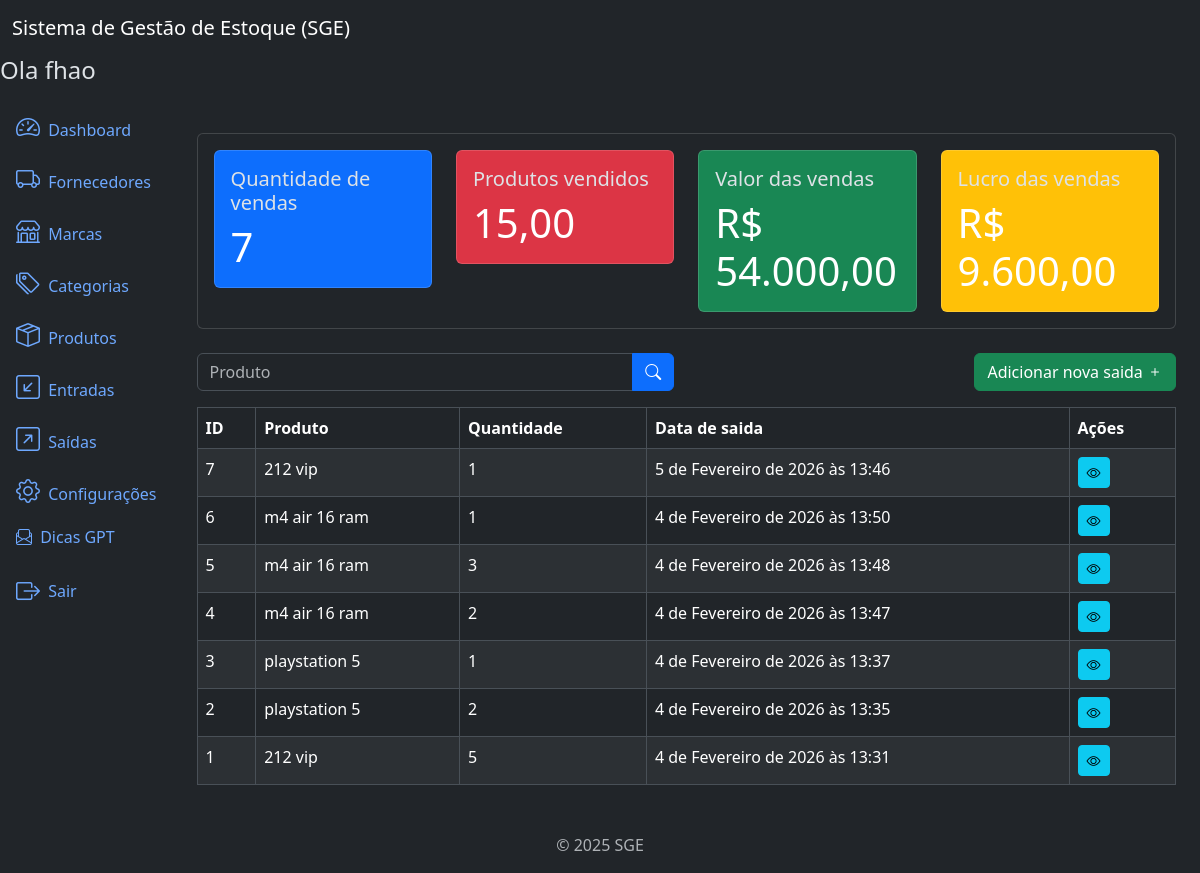
/outflows/ (signed in), run on an earlier commit of the app's database.
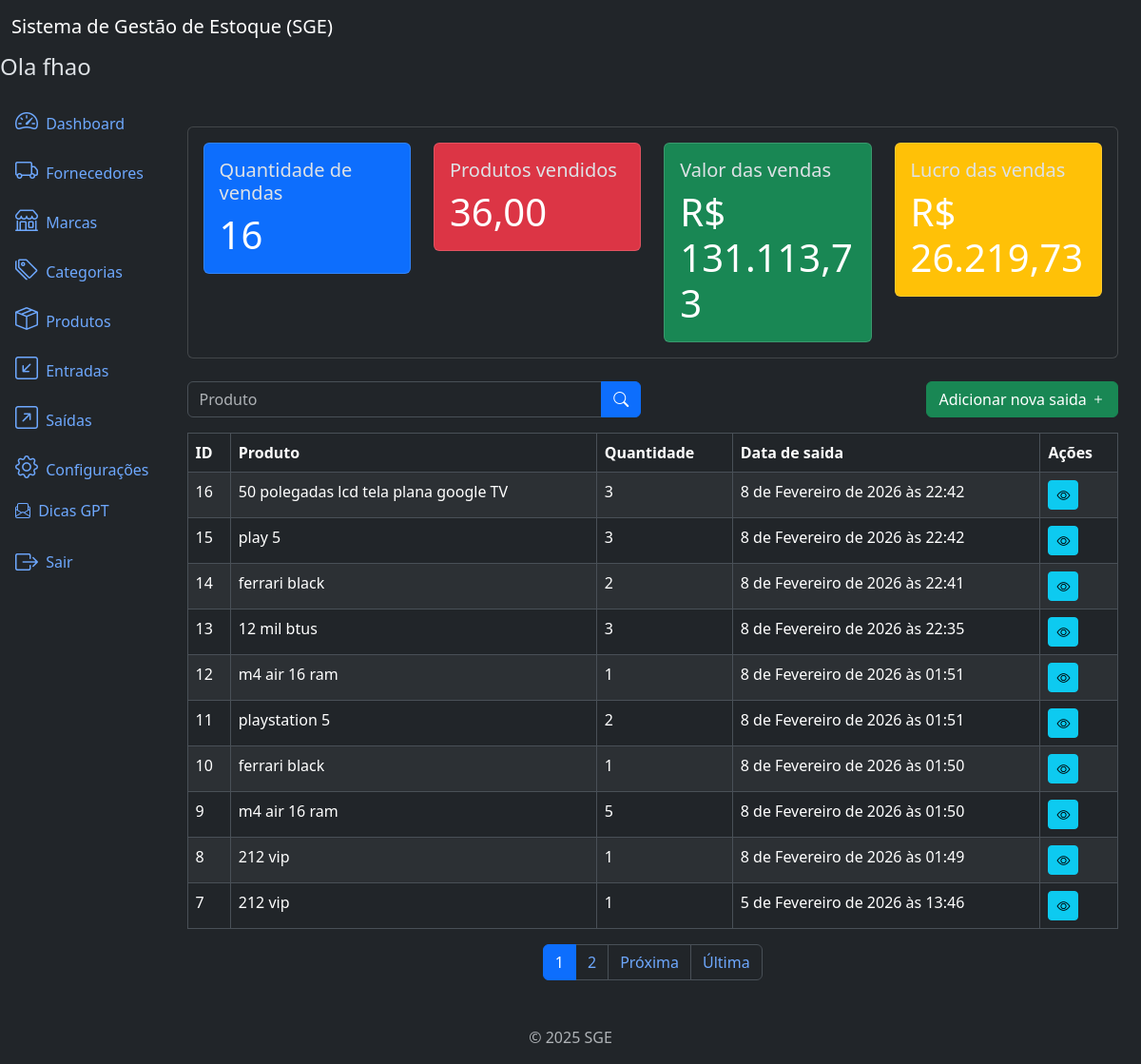
And on a later commit of the database.
### outflows/models.py (models this page shows, shortened)
class Outflow(models.Model):
    product = models.ForeignKey(
        Product,
        on_delete=models.PROTECT,
        related_name='outflows'
    )
    quantity = models.IntegerField(
        default=0,
    )
    description = models.TextField(
        blank=True,
        null=True,
    )
    created_at = models.DateTimeField(
        auto_now_add=True,
    )
    updated_at = models.DateTimeField(
        auto_now=True,
    )
    class Meta:
        ordering = ('-updated_at',)

### products/models.py (models this page shows)
class Product(models.Model):
    title = models.CharField(
        max_length=500
    )
    brand = models.ForeignKey(
        Brand,
        on_delete=models.PROTECT,
        related_name='products'
    )
    category = models.ForeignKey(
        Category,
        on_delete=models.PROTECT,
        related_name='products'
    )
    description = models.TextField(
        blank=True,
        null=True,
    )
    serie_number = models.CharField(
        max_length=200,
        blank=True,
        null=True,
    )
    cost_price = models.DecimalField(
        max_digits=20,
        decimal_places=2,
    )  # preço de custo
    selling_price = models.DecimalField(
        max_digits=20,
        decimal_places=2,
    )  # preço vendido
    quantity = models.IntegerField(
        default=0,
    )
    created_at = models.DateTimeField(
        auto_now_add=True,
    )
    updated_at = models.DateTimeField(
        auto_now=True
    )
    class Meta:
        ordering = ['title']
    def __str__(self):
        return self.title

### outflows/views.py (the view)
# urls.py: path('outflows/', views.OutflowListView.as_view(), name='outflow_list'),
class OutflowListView(LoginRequiredMixin, PermissionRequiredMixin, ListView):
    model = models.Outflow
    template_name = 'outflow_list.html'
    context_object_name = 'outflows'
    paginate_by = 10
    permission_required = 'outflows.view_outflow'
    def get_queryset(self):
        queryset = super().get_queryset()
        product = self.request.GET.get('product')
        if product:
            queryset = queryset.filter(product__title__icontains=product)
        return queryset
    def get_context_data(self, **kwargs):
        context = super().get_context_data(**kwargs)
        context['sales_metrics'] = get_sales_metrics()
        return context

### app/metrics.py (called while the page is built)
def get_sales_metrics():
    total_sales = Outflow.objects.count()
    total_products_solde = Outflow.objects.aggregate(
        total_products_solde=Sum('quantity')  # `Sum` do django
    )['total_products_solde'] or 0
    total_sales_value = sum(outflow.quantity * outflow.product.selling_price for outflow in Outflow.objects.all())
    total_sales_cost = sum(outflow.quantity * outflow.product.cost_price for outflow in Outflow.objects.all())
    total_sales_profit = total_sales_value - total_sales_cost
    return dict(
        total_sales=number_format(total_sales),
        total_products_solde=number_format(total_products_solde, decimal_pos=2, force_grouping=True),
        total_seles_value=number_format(total_sales_value, decimal_pos=2, force_grouping=True),
        total_sales_profit=number_format(total_sales_profit, decimal_pos=2, force_grouping=True)
    )

### outflows/templates/outflow_list.html (shortened to what this page needs)
{% extends 'base.html' %}
{% block content %}
{% include 'components/_sales_metrics.html' %}
<div class="row mb-3">
   <div class="col-md-6">
      <form method="get" action="{% url 'outflow_list' %}">
         <div class="input-group">
            <input type="text" class="form-control" name="product" placeholder="Produto" value="{{ request.GET.product }}">
            <button type="submit" class="btn btn-primary">
               <i class="bi bi-search"></i>
            </button>
         </div>
      </form>
   </div>
   {% if perms.outflows.add_outflow %}
      <div class="col-md-6">
         <a href="{% url 'outflow_create' %}" class="btn btn-success float-end">
            Adicionar nova saida
            <i class="bi bi-plus"></i>
         </a>
      </div>
   {% endif %}
</div>
<div class="table-responsive">
   <table class="table table-striped table-bordered">
      <thead class="thead-dark">
         <tr>
            <th>ID</th>
            <th>Produto</th>
            <th>Quantidade</th>
            <th>Data de saida</th>
            <th>Ações</th>
         </tr>
      </thead>
      <tbody>
         {% for outflow in outflows %}
         <tr>
            <td>{{ outflow.id }}</td>
            <td>{{ outflow.product }}</td>
            <td>{{ outflow.quantity }}</td>
            <td>{{ outflow.updated_at }}</td>
            <td>
               <a href="{% url 'outflow_detail' outflow.id %}" class="btn btn-info btn-sm">
                  <i class="bi bi-eye"></i>
               </a>
            </td>
         </tr>
         {% endfor %}
      </tbody>
   </table>
</div>
{% include 'components/_pagination.html' %}
{% endblock %}

What changed in the data, as far as the page shows it:
no longer on this page (row unchanged): Outflow: id "6", product "m4 air 16 ram", quantity "1", updated_at "4 de Fevereiro de 2026 às 13:50"
no longer on this page (row unchanged): Outflow: id "5", product "m4 air 16 ram", quantity "3", updated_at "4 de Fevereiro de 2026 às 13:48"
no longer on this page (row unchanged): Outflow: id "4", product "m4 air 16 ram", quantity "2", updated_at "4 de Fevereiro de 2026 às 13:47"
no longer on this page (row unchanged): Outflow: id "3", product "playstation 5", quantity "1", updated_at "4 de Fevereiro de 2026 às 13:37"
no longer on this page (row unchanged): Outflow: id "2", product "playstation 5", quantity "2", updated_at "4 de Fevereiro de 2026 às 13:35"
no longer on this page (row unchanged): Outflow: id "1", product "212 vip", quantity "5", updated_at "4 de Fevereiro de 2026 às 13:31"
added Outflow: id "16", product "50 polegadas lcd tela plana google TV", quantity "3", updated_at "8 de Fevereiro de 2026 às 22:42"
added Outflow: id "15", product "play 5", quantity "3", updated_at "8 de Fevereiro de 2026 às 22:42"
added Outflow: id "14", product "ferrari black", quantity "2", updated_at "8 de Fevereiro de 2026 às 22:41"
added Outflow: id "13", product "12 mil btus", quantity "3", updated_at "8 de Fevereiro de 2026 às 22:35"
added Outflow: id "12", product "m4 air 16 ram", quantity "1", updated_at "8 de Fevereiro de 2026 às 01:51"
added Outflow: id "11", product "playstation 5", quantity "2", updated_at "8 de Fevereiro de 2026 às 01:51"
added Outflow: id "10", product "ferrari black", quantity "1", updated_at "8 de Fevereiro de 2026 às 01:50"
added Outflow: id "9", product "m4 air 16 ram", quantity "5", updated_at "8 de Fevereiro de 2026 às 01:50"
added Outflow: id "8", product "212 vip", quantity "1", updated_at "8 de Fevereiro de 2026 às 01:49"
Also different on the page:
{{ sales_metrics.total_sales }}: "7" → "16"
{{ sales_metrics.total_products_solde }}: "15,00" → "36,00"
{{ sales_metrics.total_seles_value }}: "54.000,00" → "131.113,73"
{{ sales_metrics.total_sales_profit }}: "9.600,00" → "26.219,73"
new list line: "1"
new list line: "2"
text now shown: "Próxima Última"
